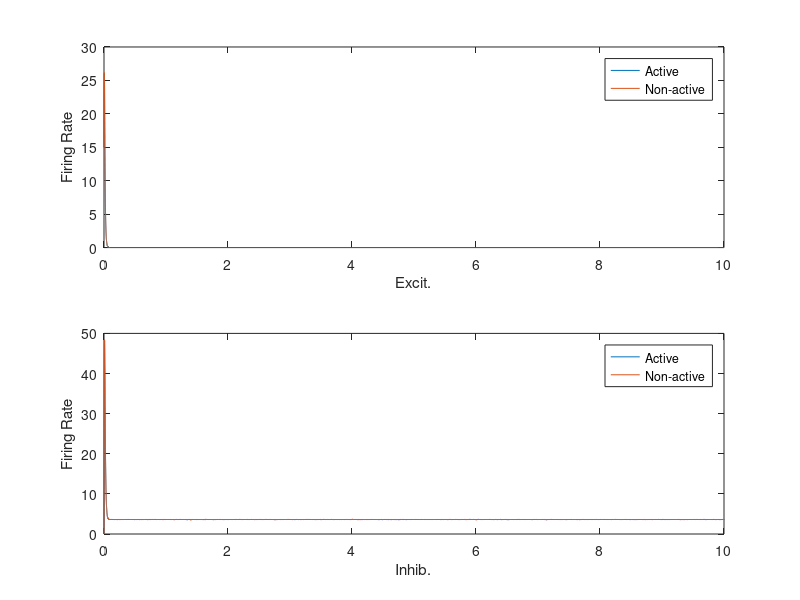

This figure's MATLAB source: (Note: this script raises an error after producing the figure.)
% Network with N total inhibition-stabilized excitatory-inhibitory units. 
% M of those pairs we attempt to make "active", and N-M pairs we try to 
% suppress.

%In particular, this simulation displays bistability within a single 
%unit given a quadratic firing rate equation for the inhibitory units

%No WEIX cross connection
%No WIEX cross connection
%nonlinear inhibitory unit Firing rate
%linear excitatory unit Firing rate

clear
N = 2;              %Total excitatory-inhibitory firing rate unit pairs
M = 2;              %Total number of active excitatory-inhibitory firing rate unit pairs           

dt = 0.0001;        %Time step for simulation
tmax = 10;          %Duration of simulation
t = 0:dt:tmax;      %Simulation time vector
Nt = length(t);

taue = 0.010;       %Time constant for excitatory cells
taui = 0.010;       %Time constant for Inhibitory cells

Wee0 = 3.4;         %Excit.-Excit. connection strength
Wie0 = -1.5;        %Inhib.-Excit. connection strength
Wei0 = 2.9;         %Excit-Excit connection strength
Weix = 0.5;           %Excit.-Inhibitory Cross connection strength
Wiex = 0;
Wii0 = -1;          %Inhib-Inhib connection strength
noise = 1;

%% Original values
% Wee0 = 1.5;         %Excit.-Excit. connection strength
% Wie0 = -0.4;        %Inhib.-Excit. connection strength
% Wei0 = 2.5;         %Excit-Excit connection strength
% Weix = 0.5;           %Excit.-Inhibitory Cross connection strength
% Wiex = 0;
% Wii0 = -1;  

I0e = 1;            %Excit. applied current
I0i = 17;           %Inhib. applied current

alpha_e = 1;        %Gain of excit. cells
alpha_i = 0.02;     %Gain of inhib. cells

%Connection Matricies
Wee = Wee0*eye(N);
Wie = (Wie0-Wiex)*eye(N) + Wiex*ones(N);
Wei = (Wei0-Weix)*eye(N) + Weix*ones(N);
Wii = Wii0*eye(N);

%Current Matricies
Ie = I0e*ones(N,1);
Ii = I0i*ones(N,1);

Wie_tilde = (-Wie0)/(1-Wii0);
I0i_tilde = I0i*Wie_tilde;
off_stable = Wee0 - 1 - Wie_tilde*(Wei0-Weix);
disp(off_stable)

%Rate Matricies
re = zeros(N,Nt);
ri = zeros(N,Nt);
re(1:M,1) = 15;
ri(1:M,1) = 0;

sigman = 0;
if noise
    sigman = 0.01/sqrt(dt);
end

%simulation
for i = 2:Nt
    Ie_tot = (Wee*re(:,i-1)+ Wie*ri(:,i-1) + Ie + sigman*randn(N,1));
    Ie_tot = max(Ie_tot,0);
    re(:,i) = re(:,i-1) + dt*(-eye(N)*re(:,i-1) + alpha_e*Ie_tot )/taue;
    Ii_tot = (Wei*re(:,i-1) + Wii*ri(:,i-1) + Ii + sigman*randn(N,1));
    Ii_tot = max(Ii_tot,0);
    ri(:,i) = ri(:,i-1) + dt*(-eye(N)*ri(:,i-1)+alpha_i*Ii_tot.^2 )/taui;
    
    re(:,i) = max(re(:,i),0);
    ri(:,i) = max(ri(:,i),0);
end

figure(1)
clf
subplot(2,1,1)
plot(t,re), legend("Active","Non-active"), xlabel("Excit."), ylabel("Firing Rate")
subplot(2,1,2)
plot(t,ri), legend("Active","Non-active"), xlabel("Inhib."), ylabel("Firing Rate")


% add all subfolders of current directory into matlab session search
current_path = pwd;
addpath(genpath(current_path))

disp(is_bistable(N, M, re(:,ceil(1/dt:end))))
disp(std(re(1,ceil(1/dt:end))))
disp(std(re(2,ceil(1/dt:end))))




